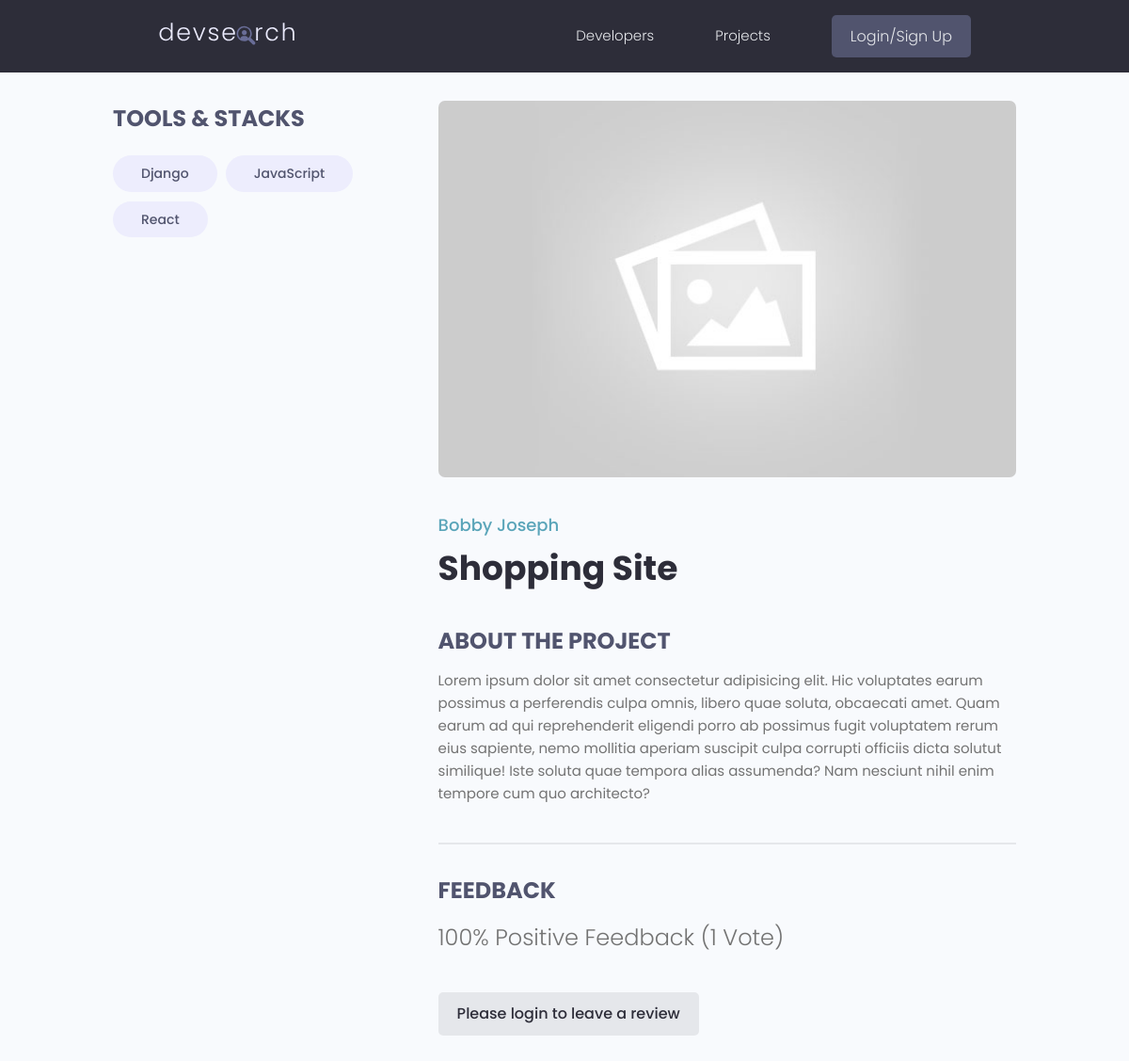
The page /projects/project/9c30ef3d-389a-4698-ab0d-7813937a0e4f/ on the database as committed earlier.
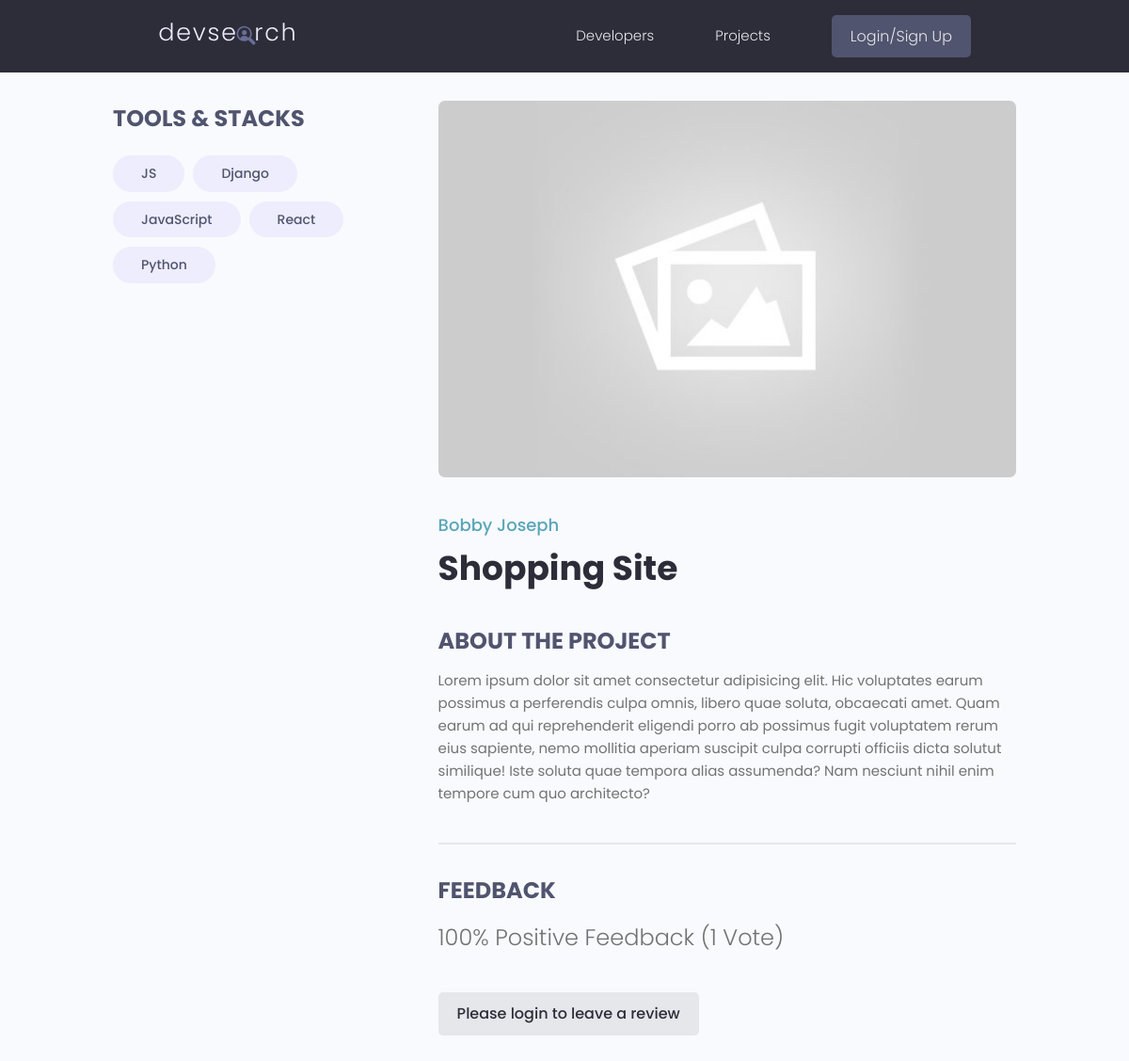
The same page on the database as committed later.
### projects/models.py (models this page shows)
class Tag(models.Model):
    name = models.CharField(max_length=200, default="")
    created = models.DateTimeField(auto_now_add=True)
    id = models.UUIDField(default=uuid.uuid4, unique=True, primary_key=True, editable=False)
    def __str__(self):
        return self.name

### projects/views.py (the view, shortened to what this page needs)
# urls.py: path('project/<str:pk>/', views.project, name='project'),
def project(request, pk):
    projectObt = Project.objects.get(id=pk)
    form = ReviewForm()
    return render(request, 'projects/single_project.html', {'project': projectObt, 'form': form})

### projects/models.py (called while the page is built)
    @property
    def imageURL(self):
        try:
            url = self.featured_image.url
        except:
            url = ''
        return url

    @property
    def reviewers(self):
        queryset = self.review_set.all().values_list('owner__id', flat=True)
        return queryset

### projects/templates/projects/single_project.html (shortened to what this page needs)
{% extends 'main.html' %}
{% block content %}
  <main class="singleProject my-md">
    <div class="container">
      <div class="layout">
        <div class="column column--1of3">
          <h3 class="singleProject__subtitle">Tools & Stacks</h3>
          <div class="singleProject__toolStack">
              {% for tag in project.tags.all %}
            <span class="tag tag--pill tag--sub tag--lg">
              <small>{{tag}}</small>
            </span>
              {% endfor %}
          </div>
        </div>
        <div class="column column--2of3">
          <img class="singleProject__preview" src="{{ project.imageURL }}" alt="portfolio thumbnail" />
          <a href="{% url 'user_profile' project.owner.id %}" class="singleProject__developer">{{ project.owner.name }}</a>
          <h2 class="singleProject__title">{{ project.title }}</h2>
          <h3 class="singleProject__subtitle">About the Project</h3>
          <div class="singleProject__info">
            {{ project.description }}
          </div>
          <div class="comments">
            <h3 class="singleProject__subtitle">Feedback</h3>
            <h5 class="project--rating">
              {{project.vote_ratio}}% Positive Feedback ({{project.vote_total}} Vote{{project.vote_total|pluralize:"s"}})
            </h5>
            {% if request.user.profile.id in project.reviewers %}
              <p>You have already submitted your review for this project</p>
            {% elif request.user.profile == project.owner  %}
              <p>You cannot review your own work</p>
            {% else %}
              <a href="{% url 'login' %}?next={{request.path}}" class="btn">Please login to leave a review</a>
            {% endif %}
          </div>
        </div>
      </div>
    </div>
  </main>
{% endblock content %}

Rows that differ between the two databases and show on the page:
added Tag: name "JS"
now on this page (row unchanged): Tag: name "Python"
